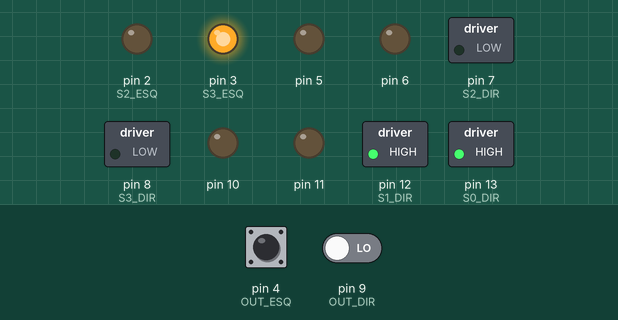
Bench run of a sketch on a simulated Arduino Uno, built with avr-gcc and run on an emulated ATmega328P. Shown: switched loads named in the sketch (green lamp = pin HIGH), output pins drawn as LEDs (lit = HIGH). Inputs (shaded band) come from the test bench; at power-on: pin 4 (OUT_ESQ) LOW, pin 9 (OUT_DIR) LOW. Random numbers use the default seed unless the sketch sets one; pins used as bus, display or sensor lines are not drawn; what the sketch prints to the serial monitor is not drawn.

Above: at 1.2 s.
1.3 s: pin 4 (OUT_ESQ) pulsed HIGH 2 times (0.12 s each, 0.3 s apart)
At 2.3 s:
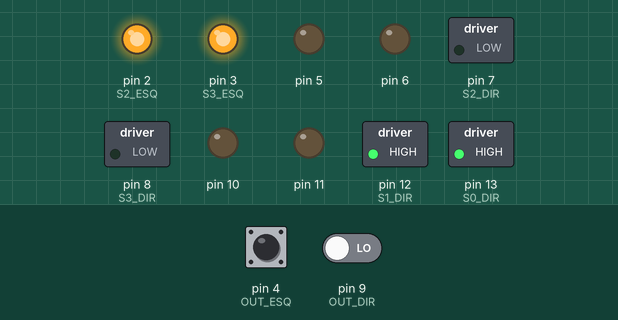
At 4.2 s:
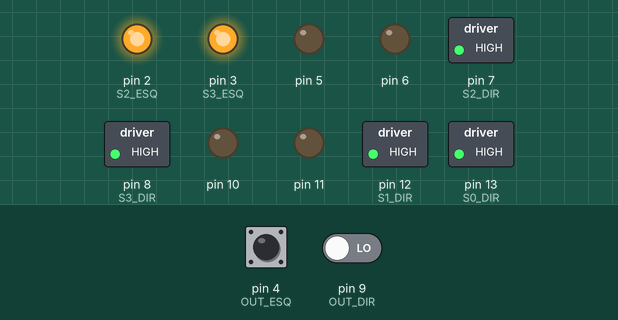
4.9 s: pin 4 (OUT_ESQ) pulsed HIGH 2 times (0.12 s each, 0.3 s apart)
At 8.9 s:
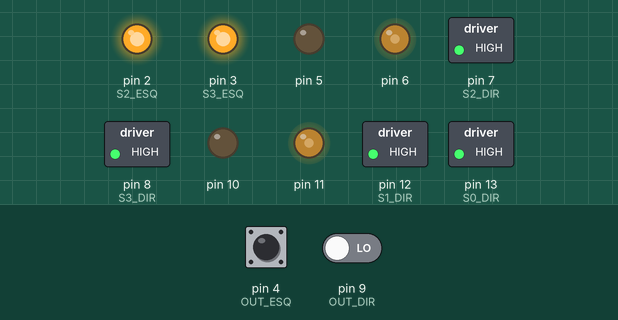
Timing chart, 0 to 14.5 s (numbered marks = the images above; inputs shaded):
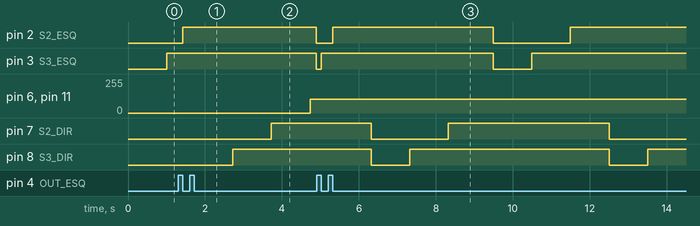

Measured:
- after the input at 1.3 s, pin 3 (S3_ESQ): HIGH → LOW after 3.6 s; pin 6, pin 11: 0/255 → 105/255 after 3.4 s; pin 7 (S2_DIR): LOW → HIGH after 2.4 s
- by itself, pin 8 (S3_DIR): alternates HIGH for 5.2 s and LOW for 1.0 s

The sketch:

AgrobotV4.ino
```cpp
// SENSOR ESQUERDO
#define S0_ESQ 0
#define S1_ESQ 1
#define S2_ESQ 2
#define S3_ESQ 3
#define OUT_ESQ 4

// SENSOR DIREITO
#define S0_DIR 13
#define S1_DIR 12
#define S2_DIR 7
#define S3_DIR 8
#define OUT_DIR 9

// Estrutura para cores
struct RGB
{
    int red;
    int green;
    int blue;
};

class DCMotor
{
    int spd = 105, pin1, pin2;
  public:
    void Pinout(int in1, int in2)
    {
        pin1 = in1;
        pin2 = in2;
        pinMode(pin1, OUTPUT);
        pinMode(pin2, OUTPUT);
    }

    void Frente()
    {
        analogWrite(pin1, spd);
        digitalWrite(pin2, LOW);
    }

    void Tras()
    {
        digitalWrite(pin1, LOW);
        analogWrite(pin2, spd);
    }

    void Parada()
    {
        digitalWrite(pin1, LOW);
        digitalWrite(pin2, LOW);
    }
};

DCMotor Motor1;
DCMotor Motor2;

//Função que retorta a estrutura RGB com o nome de cor
RGB lerRGB(int s2, int s3, int out)
{
    RGB cor;

    digitalWrite(s2, LOW);
    digitalWrite(s3, LOW);
    delay(2);
    cor.red = pulseIn(out, digitalRead(out) == HIGH ? LOW : HIGH);

    digitalWrite(s3, HIGH);
    delay(2);
    cor.blue = pulseIn(out, digitalRead(out) == HIGH ? LOW : HIGH);

    digitalWrite(s2, HIGH);
    delay(2);
    cor.green = pulseIn(out, digitalRead(out) == HIGH ? LOW : HIGH);

    return cor;
}

//Apenas referencia e retorna o número correspondente a cor
int classificarCor(const String &cor)
{
    if (cor == "Branco") return 2;
    if (cor == "Vermelho") return 3;
    if (cor == "Verde") return 4;
    if (cor == "Preto") return 5;
    return 0;
}

// Aqui, com base nos valores medidos pelo sensor, ele vai verificar e decidir a cor medida
// Assim, retornando a String com o nome da cor
String identificarCor(const RGB &cor)
{
    if (cor.red <= 12 && cor.green <= 12 && cor.blue <= 12)
        return "Branco";
    else if ((cor.red + cor.green + cor.blue) > 40)
        return "Preto";
    else if (cor.red < cor.blue && cor.red <= cor.green && cor.red < 16)
        return "Vermelho";
    else if (cor.green < cor.red && (cor.green - cor.blue) <= 8)
        return "Verde";
    else
        return "Nenhuma";
}

//Aqui foi usado uma referencia (&)
//Basicamente, ele mostra as cores lidas e a cor identificada
//Ex.1: [Esquerdo] R:10 G:10 B:10 → Branco
//Ex.2: [Direito] R:10 G:10 B:10 → Branco
void imprimirCor(const String &lado, const RGB &cor)
{
    Serial.print("[" + lado + "] R:");
    Serial.print(cor.red);
    Serial.print(" G:");
    Serial.print(cor.green);
    Serial.print(" B:");
    Serial.print(cor.blue);
    Serial.print(" → ");
    Serial.println(identificarCor(cor));
}

//Com base na cor, foi atribuido um numero para ele no metodo "classificarCor"
//Poderiam ter sido usado os proprios nomes, mas comparação de é diferente se não me engano
void Direcao(int E, int D)
{
   /*
   Branco=2
   Vermelho=3
   Verde=4
   Preto=5
   */

    if (E == 5 && D == 5)
    {
        //Parada
        Motor1.Frente();
        Motor2.Frente();
    }
    else if (E == 2 && D == 2)
    {
        //Frente
        Motor1.Frente();
        Motor2.Frente();
    }
    else if (E > 4 && D < 4)
    {
        Motor1.Tras();
        Motor2.Tras();
        delay(100);
        //Direito
        Motor1.Frente();
        Motor2.Tras();
        delay(100+random(100));

    }
    else if (E < 4 && D > 4)
    {
        //Esquerdo
        Motor1.Tras();
        Motor2.Tras();
        delay(100);

        Motor1.Tras();
        Motor2.Frente();
        delay(100+random(100));
    }
    else if (E == 3 && D == 3)
    {
        //Para por 10 segundos
        Motor1.Parada();
        Motor2.Parada();
        delay(10000);
    }
    else if (E == 4 && D == 4)
    {
        // Ação para verde: exemplo: marcha ré por 2 segundos
        Motor1.Tras();
        Motor2.Tras();
        delay(2000);
        Motor1.Parada();
        Motor2.Frente();
        delay(1000);
    }
    else if (E == 4 && D == 2 || E == 4 && D == 5)
    {
        Motor1.Frente();
        Motor2.Parada();
        delay(500);
    }
        else if (E == 2 && D == 4 || E == 5 && D == 4)
    {
        Motor1.Parada();
        Motor2.Frente();
        delay(500);
    }
    else
    {
        Serial.println("Sla como caiu aqui!!!");
    }
}

void setup()
{
    pinMode(S0_ESQ, OUTPUT);
    pinMode(S1_ESQ, OUTPUT);
    pinMode(S2_ESQ, OUTPUT);
    pinMode(S3_ESQ, OUTPUT);
    pinMode(OUT_ESQ, INPUT);

    pinMode(S0_DIR, OUTPUT);
    pinMode(S1_DIR, OUTPUT);
    pinMode(S2_DIR, OUTPUT);
    pinMode(S3_DIR, OUTPUT);
    pinMode(OUT_DIR, INPUT);

    digitalWrite(S0_ESQ, HIGH);
    digitalWrite(S1_ESQ, HIGH);
    digitalWrite(S0_DIR, HIGH);
    digitalWrite(S1_DIR, HIGH);

    Motor1.Pinout(6, 5);
    Motor2.Pinout(11, 10);

    Serial.begin(9600);
}

//Código começa a ser lido aqui
void loop()
{
    //Faço as leituras na função lerRGB
    //Após a leitura, esse valor é armazenado na variável sensorEsquerdo, que é do tipo RGB
    RGB sensorEsquerdo = lerRGB(S2_ESQ, S3_ESQ, OUT_ESQ);
    RGB sensorDireito = lerRGB(S2_DIR, S3_DIR, OUT_DIR);

    //Já explicada na função
    imprimirCor("Esquerda", sensorEsquerdo);
    imprimirCor("Direita ", sensorDireito);

    /*
        Aqui é uma função composta...
        Primeiro, crio a variável corEsq do tipo inteiro
        Segundo, essa variável vai receber o valor que está sendo retornado na função classificarCor
        Terceiro, que por sua vez, está sendo enviado o retorno de identificar cor

        Ex.:
            - sensorEsquerdo: é uma variável struct, que dentro dela tem as variáveis reb, blue e green
            - identificarCor(sensorEsquerdo): nessa função, ele irá retornar o nome da cor, exemplo "Branco"
            - classificarCor("Branco"): ele retornará o número correspondente a cor, sendo o "2" nesse caso
            - por sua vez, corEsq receberá o número "2"
    */
    int corEsq = classificarCor(identificarCor(sensorEsquerdo));
    int corDir = classificarCor(identificarCor(sensorDireito));

    //Cédigo para decidir a ação dos motores
    Direcao(corEsq, corDir);
    delay(100);
    Direcao(5,5);
    Serial.println("===============================");
    delay(50);
}   
```
